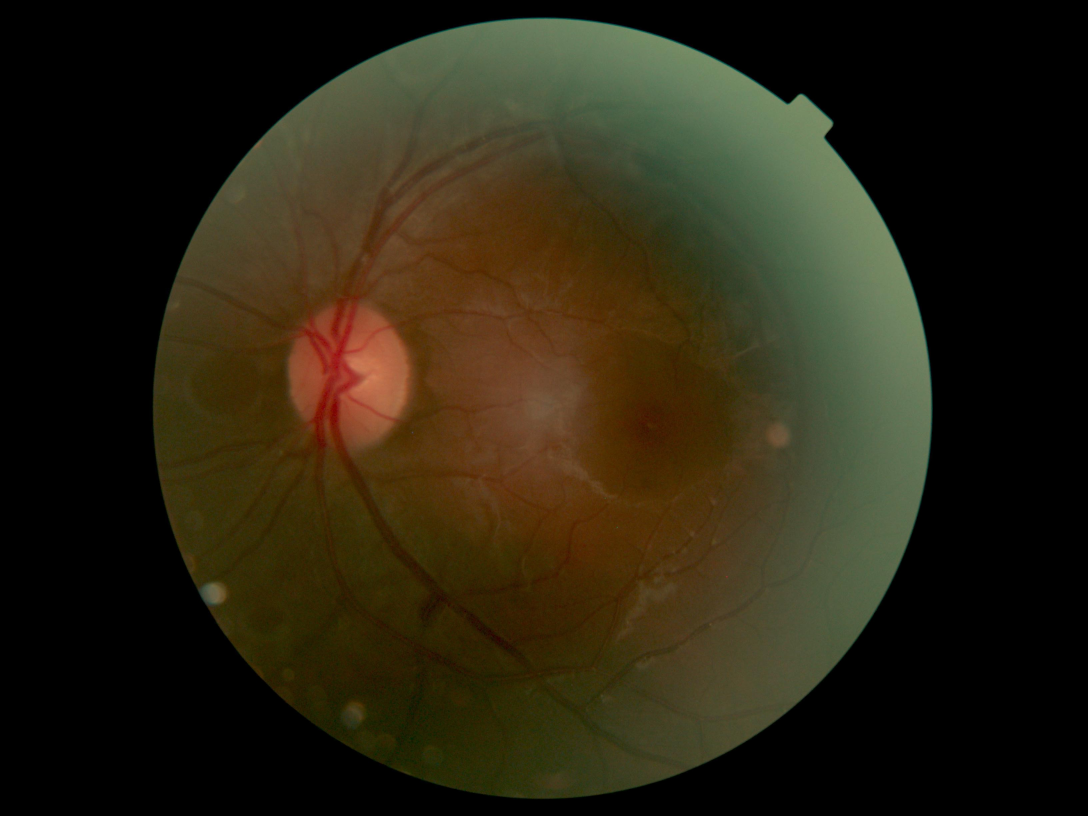
#> input picture 10000_left.jpeg, 3264 x 2448 px (shown at 1/3 size)
$ python prepareAndScaleImages.py 10000_left.jpeg .   (older library calls are emulated)
#> lines starting #> are read from the running program, lines starting #| are printed output that depends on the picture
import scipy.misc as sm
import numpy as np
from skimage.transform import resize
import sys


def readImageGreyscale(filename):
#> called with filename = '10000_left.jpeg'
	return sm.imread(filename, mode="L")
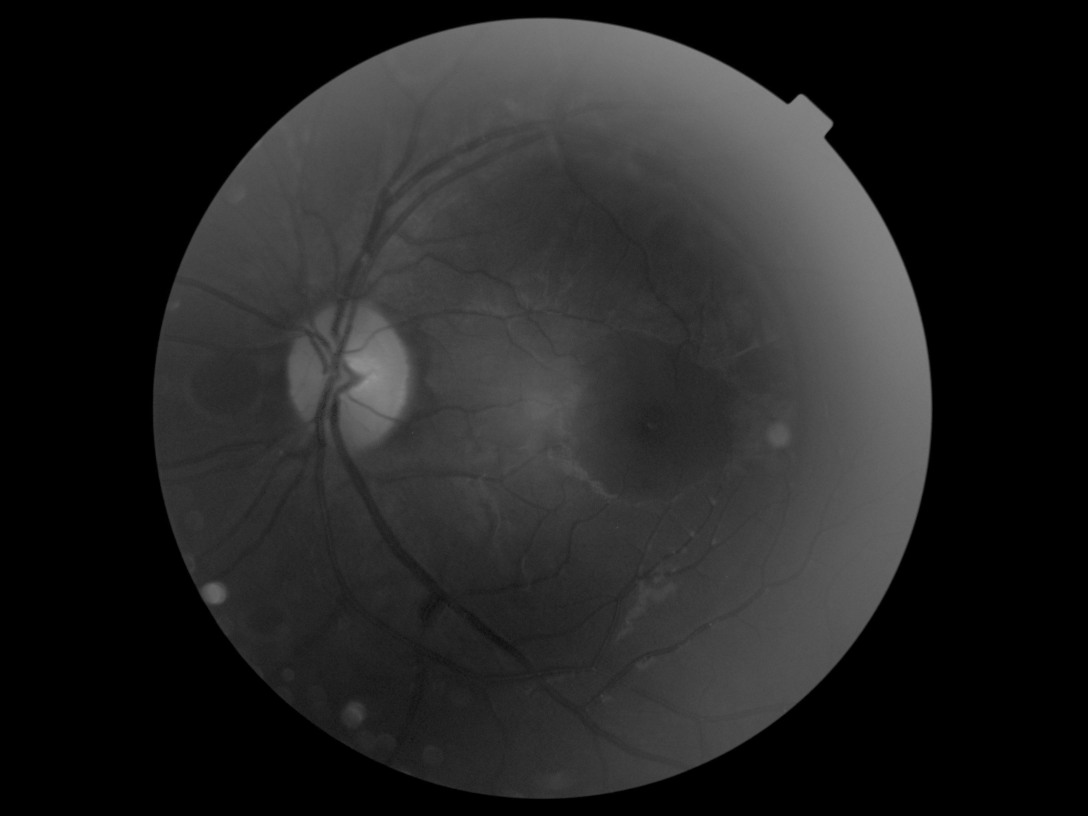
#> returned value: shape (2448, 3264) (shown at 1/3 size); min 0, max 148, mean 35.4


def resizeImage(imageArr):
	#imageArrResize = resize(imageArr, (512,768), mode='nearest')
#> (the run stopped early here; a loop or call above may not have finished)
